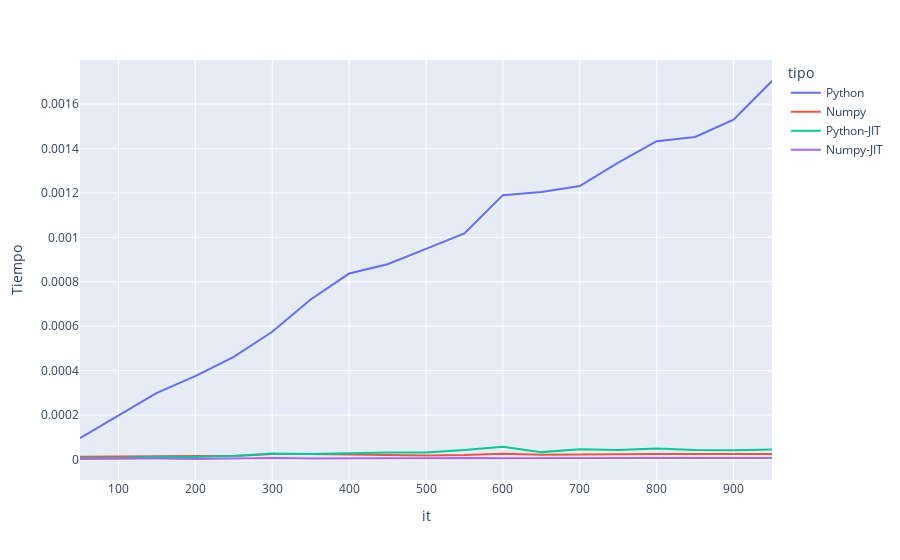

The notebook cell saved with this chart:
### Code cell
df2 = pd.melt(df, id_vars=['it'], var_name='tipo', value_name='Tiempo')

fig = px.line(df2, x='it', y='Tiempo', color='tipo')
fig.write_html("./mediciones_output.html")
fig.show()

### Figure 1 — Plotly figure (JSON) as saved in the notebook; plotly's stock layout.template omitted (floating-point values rounded to 4 significant figures)
{"data": [{"hovertemplate": "tipo=Python<br>it=%{x}<br>Tiempo=%{y}<extra></extra>", "legendgroup": "Python", "line": {"color": "#636efa", "dash": "solid"}, "marker": {"symbol": "circle"}, "mode": "lines", "name": "Python", "orientation": "v", "showlegend": true, "type": "scatter", "x": [50, 100, 150, 200, 250, 300, 350, 400, 450, 500, 550, 600, 650, 700, 750, 800, 850, 900, 950], "xaxis": "x", "y": [9.601e-05, 0.000198, 0.0003, 0.000375, 0.000462, 0.000575, 0.00072, 0.000837, 0.000879, 0.000948, 0.001018, 0.00119, 0.001204, 0.001231, 0.001336, 0.001433, 0.001452, 0.00153, 0.001704], "yaxis": "y"}, {"hovertemplate": "tipo=Numpy<br>it=%{x}<br>Tiempo=%{y}<extra></extra>", "legendgroup": "Numpy", "line": {"color": "#EF553B", "dash": "solid"}, "marker": {"symbol": "circle"}, "mode": "lines", "name": "Numpy", "orientation": "v", "showlegend": true, "type": "scatter", "x": [50, 100, 150, 200, 250, 300, 350, 400, 450, 500, 550, 600, 650, 700, 750, 800, 850, 900, 950], "xaxis": "x", "y": [1.199e-05, 1.2e-05, 1.2e-05, 1.5e-05, 1.6e-05, 2.5e-05, 2.4e-05, 2.1e-05, 2.1e-05, 1.797e-05, 2e-05, 2.6e-05, 2.103e-05, 2.3e-05, 2.5e-05, 2.5e-05, 2.403e-05, 2.5e-05, 2.4e-05], "yaxis": "y"}, {"hovertemplate": "tipo=Python-JIT<br>it=%{x}<br>Tiempo=%{y}<extra></extra>", "legendgroup": "Python-JIT", "line": {"color": "#00cc96", "dash": "solid"}, "marker": {"symbol": "circle"}, "mode": "lines", "name": "Python-JIT", "orientation": "v", "showlegend": true, "type": "scatter", "x": [50, 100, 150, 200, 250, 300, 350, 400, 450, 500, 550, 600, 650, 700, 750, 800, 850, 900, 950], "xaxis": "x", "y": [5.994e-06, 7.002e-06, 1.199e-05, 1.1e-05, 1.5e-05, 2.7e-05, 2.4e-05, 2.8e-05, 3.1e-05, 3.1e-05, 4.201e-05, 5.7e-05, 3.297e-05, 4.6e-05, 4.2e-05, 4.903e-05, 4.197e-05, 4.1e-05, 4.5e-05], "yaxis": "y"}, {"hovertemplate": "tipo=Numpy-JIT<br>it=%{x}<br>Tiempo=%{y}<extra></extra>", "legendgroup": "Numpy-JIT", "line": {"color": "#ab63fa", "dash": "solid"}, "marker": {"symbol": "circle"}, "mode": "lines", "name": "Numpy-JIT", "orientation": "v", "showlegend": true, "type": "scatter", "x": [50, 100, 150, 200, 250, 300, 350, 400, 450, 500, 550, 600, 650, 700, 750, 800, 850, 900, 950], "xaxis": "x", "y": [2e-06, 3.993e-06, 4.001e-06, 2e-06, 4.001e-06, 5.998e-06, 3.998e-06, 5.999e-06, 5.001e-06, 4.997e-06, 6.997e-06, 5.004e-06, 6.002e-06, 5.036e-06, 5.999e-06, 7e-06, 6e-06, 6.027e-06, 6.999e-06], "yaxis": "y"}], "layout": {"legend": {"title": {"text": "tipo"}, "tracegroupgap": 0}, "margin": {"t": 60}, "xaxis": {"anchor": "y", "domain": [0, 1], "title": {"text": "it"}}, "yaxis": {"anchor": "x", "domain": [0, 1], "title": {"text": "Tiempo"}}}}
